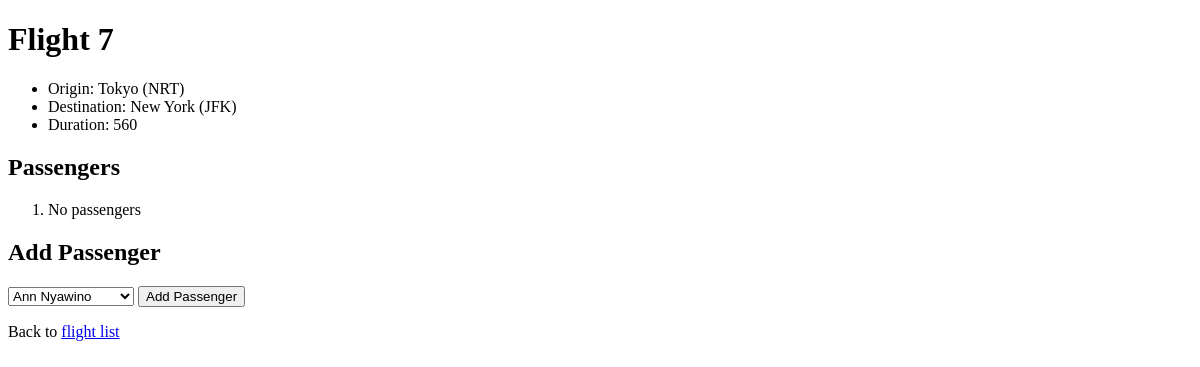
The page /flights/7 on the database as committed earlier.
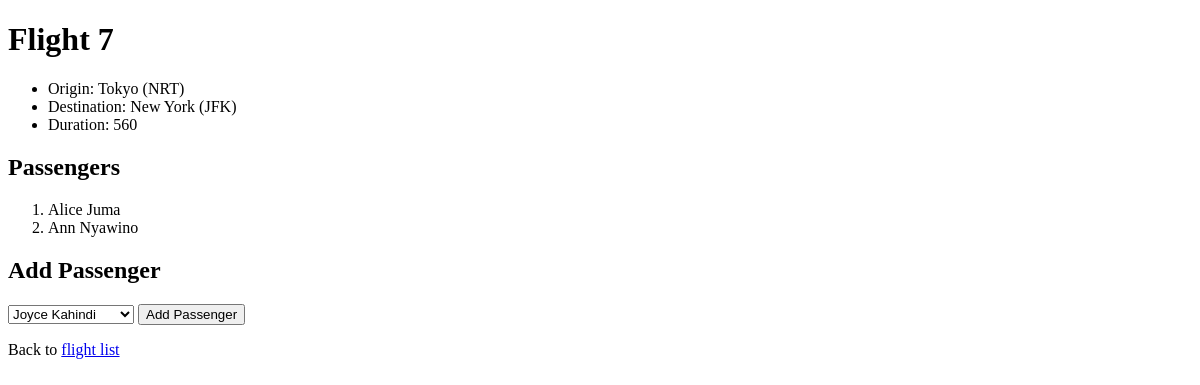
The same page on the database as committed later.
### flights/models.py (models this page shows)
class passenger(models.Model):
  first =models.CharField(max_length=64)
  last = models.CharField(max_length=64)
  flights = models.ManyToManyField(Flight, blank=True, related_name="passenger")
  def __str__(self):
    return f"{self.first} {self.last}"

### flights/views.py (the view)
# urls.py: path("<int:flight_id>", views.flight, name="flight"),
def flight(request, flight_id):
  flight = Flight.objects.get(id = flight_id)
  return render(request, "flights/flight.html",{
    "flight": flight,
    "passengers":flight.passenger.all(),
    "non_passengers": passenger.objects.exclude(flights = flight).all()
  })

### flights/models.py (called while the page is built)
  def __str__(self):
    return f"{self.city} ({self.code})"

### flights/templates/flights/flight.html (shortened to what this page needs)
{% extends "flights/layout.html" %}
{% block body %}
    <h1>Flight {{ flight.id }}</h1>
    <ul>
        <li>Origin: {{ flight.origin }}</li>
        <li>Destination: {{ flight.destination }}</li>
        <li>Duration: {{ flight.duration }}</li>
    </ul>
    <h2>Passengers</h2>
    <ol>
        {% for passenger in passengers %}
          <li>{{ passenger }}</li>
        {% empty %}
          <li>No passengers</li>
        {% endfor %}
    </ol>
    <h2>Add Passenger</h2>
    <form action="{% url 'book' flight.id %}" method="POST">
      <select name="passenger">
        {% for passenger in non_passengers %}
          <option value="{{ passenger.id }}">{{ passenger }}</option>
        {% endfor %}
      </select>
      <input type="submit" value="Add Passenger">
    </form>
    <p>Back to <a href="{% url 'index' %}">flight list</a></p>
{% endblock %}

Rows that differ between the two databases and show on the page:
added passenger: first+last "Alice Juma"
now on this page (row unchanged): passenger: first+last "Ann Nyawino"
Other text that changed with them:
form field passenger: "Ann Nyawino" → "Joyce Kahindi"
text no longer shown: "No passengers"
